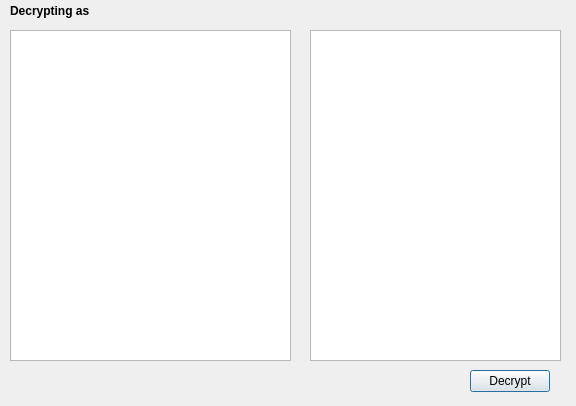
<?xml version="1.0" encoding="UTF-8"?>
<ui version="4.0">
 <class>DecryptDialog</class>
 <widget class="QDialog" name="DecryptDialog">
  <property name="geometry">
   <rect>
    <x>0</x>
    <y>0</y>
    <width>576</width>
    <height>406</height>
   </rect>
  </property>
  <property name="windowTitle">
   <string>p2kontakt: Decrypt</string>
  </property>
  <widget class="QLabel" name="label_user">
   <property name="geometry">
    <rect>
     <x>10</x>
     <y>0</y>
     <width>551</width>
     <height>21</height>
    </rect>
   </property>
   <property name="font">
    <font>
     <bold>true</bold>
    </font>
   </property>
   <property name="text">
    <string>Decrypting as &lt;user&gt;</string>
   </property>
  </widget>
  <widget class="QPushButton" name="button_decrypt">
   <property name="geometry">
    <rect>
     <x>470</x>
     <y>370</y>
     <width>80</width>
     <height>22</height>
    </rect>
   </property>
   <property name="text">
    <string>Decrypt</string>
   </property>
  </widget>
  <widget class="QTextEdit" name="input_encrypted">
   <property name="geometry">
    <rect>
     <x>10</x>
     <y>30</y>
     <width>281</width>
     <height>331</height>
    </rect>
   </property>
  </widget>
  <widget class="QTextEdit" name="input_plaintext">
   <property name="geometry">
    <rect>
     <x>310</x>
     <y>30</y>
     <width>251</width>
     <height>331</height>
    </rect>
   </property>
   <property name="readOnly">
    <bool>true</bool>
   </property>
  </widget>
 </widget>
 <resources/>
 <connections/>
</ui>
